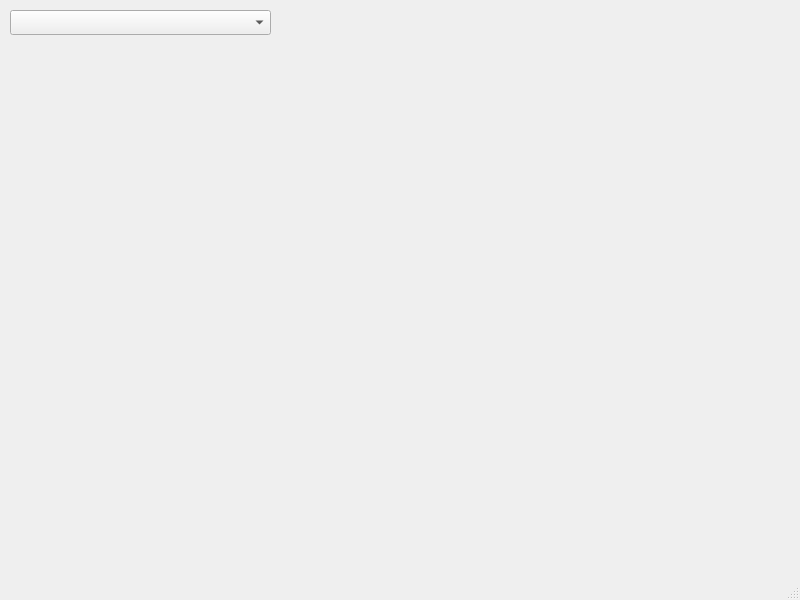
<?xml version="1.0" encoding="UTF-8"?>
<ui version="4.0">
 <class>MainWindow</class>
 <widget class="QMainWindow" name="MainWindow">
  <property name="geometry">
   <rect>
    <x>0</x>
    <y>0</y>
    <width>800</width>
    <height>600</height>
   </rect>
  </property>
  <property name="windowTitle">
   <string>MainWindow</string>
  </property>
  <widget class="QWidget" name="centralwidget">
   <widget class="QComboBox" name="cities">
    <property name="geometry">
     <rect>
      <x>10</x>
      <y>10</y>
      <width>261</width>
      <height>25</height>
     </rect>
    </property>
   </widget>
  </widget>
  <widget class="QMenuBar" name="menubar">
   <property name="geometry">
    <rect>
     <x>0</x>
     <y>0</y>
     <width>800</width>
     <height>22</height>
    </rect>
   </property>
  </widget>
  <widget class="QStatusBar" name="statusbar"/>
 </widget>
 <resources/>
 <connections/>
</ui>
